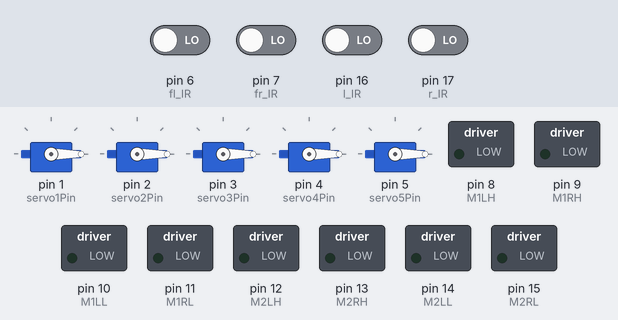
Bench run of a sketch on a simulated Arduino Uno, built with avr-gcc and run on an emulated ATmega328P. On the bench: 5 × servo, switched loads named in the sketch (green lamp = pin HIGH). The inputs (shaded band) are chosen by the test bench; at power-on: pin 6 (fl_IR), pin 7 (fr_IR), pin 16 (l_IR), pin 17 (r_IR) LOW.

Above: at 0.15 s.
At 1.2 s:
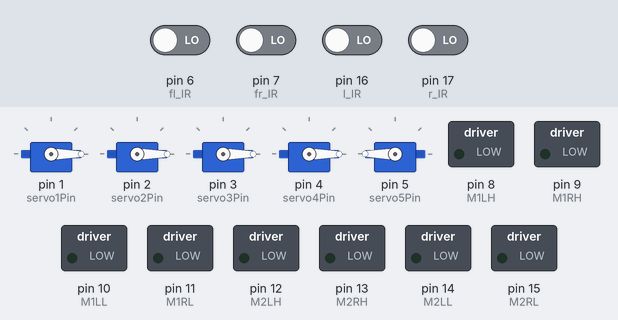
1.3 s: pin 17 (r_IR) driven HIGH
At 11.7 s:
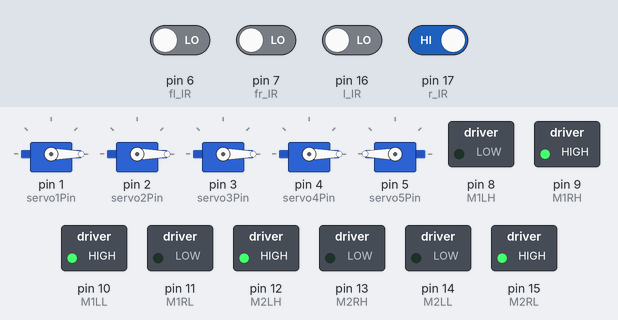
Timing chart, 0 to 13.2 s (numbered marks = the images above; inputs shaded):
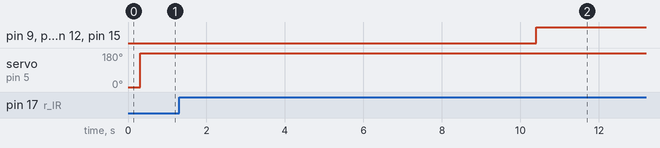

Measured:
- after the input at 1.3 s, pin 9 (M1RH), pin 10 (M1LL), pin 12 (M2LH), pin 15 (M2RL): LOW → HIGH after 9.1 s

The sketch:

Final_Code_-_NERC.ino
```cpp
//TODO
//1. Add values to armMove function calls
//2. Default position
//3. Claw movement
//4. Pins
//5. Stop Inertia - Testing
//6. Allignment speeds

#include <Servo.h>

Servo sM1,sM2,sM3,sM4,sM5;  //Servo Motor objects

//Defining Pins
//Servo Pins
#define servo1Pin 1
#define servo2Pin 2
#define servo3Pin 3
#define servo4Pin 4
#define servo5Pin 5

//IR Sensor Pins
#define fl_IR 6
#define fr_IR 7
#define l_IR 16
#define r_IR 17

//Ultrasonic Pins
#define echo 18
#define trig 19

//Motor Driver Pins
#define M1LH 8  //Left High
#define M1RH 9
#define M1LL 10
#define M1RL 11
#define M2LH 12
#define M2RH 13
#define M2LL 14
#define M2RL 15

//Declaring Variables
int count = 1;  //Tree number
long duration;  //Time taken for sound wave to return - to calculate distance
int distance;   //Wall distance
int fl_SensorState;   //Front Left IR Sensor - Front Mounted
int fr_SensorState;
int l_SensorState;    //Left IR Sensor - Side Mounted
int r_SensorState;

void setup() {
 sM1.attach(servo1Pin);
 sM2.attach(servo2Pin);
 sM3.attach(servo3Pin);
 sM4.attach(servo4Pin);
 sM5.attach(servo5Pin);
 pinMode(fl_IR, INPUT);
 pinMode(fr_IR, INPUT);
 pinMode(l_IR, INPUT);
 pinMode(r_IR, INPUT);
 pinMode(echo, INPUT);
 pinMode(trig, OUTPUT);
 pinMode(M1LH, OUTPUT);
 pinMode(M1RH, OUTPUT);
 pinMode(M1LL, OUTPUT);
 pinMode(M1RL, OUTPUT);
 pinMode(M2LH, OUTPUT);
 pinMode(M2RH, OUTPUT);
 pinMode(M2LL, OUTPUT);
 pinMode(M2RL, OUTPUT);
 Serial.begin(9600);    //For debugging purposes
}

void loop() {
//Reading Front IR Values to detect black lines
fl_SensorState = digitalRead(fl_IR);
fr_SensorState = digitalRead(fr_IR);

if (fr_SensorState == 1 && fl_SensorState  == 0)  {  //Right returns white, left returns black -> Turn Left
  left(255);
}
else if (fr_SensorState == 0 && fl_SensorState == 1) {  //Right
  right(255);
}
else if (fr_SensorState == 1 && fl_SensorState == 1) {  //Forward
  forward(255);
}

else if (fr_SensorState == 0 && fl_SensorState == 0) {   //both return black = Stop
  stop_all(); //Stops motors
  allign(); //FInal adjustments
  harvest();  //harvests fruit
}

else if (calc_distance <= 30) {   //intersection crossed
  backward(255);
}

stop_all();
delay(100);
//Robot runs in intervals of 100 milliseconds
}

void allign(){
  do {
    l_SensorState = digitalRead(l_IR);
    r_SensorState = digitalRead(r_IR);
    if (r_SensorState == 1 && l_SensorState == 0){
      left(255);
    }
    else if (r_SensorState == 1 && l_SensorState == 0){
      right(255);
    }
    else if (r_SensorState == 1 && l_SensorState == 1){
      if(calc_distance() < 17)  { //crossed the line
        backward(255);
      }
      else{
        forward(255);
      }
    }
    else if (r_SensorState == 0 && l_SensorState == 0){
      break;
    }
  } while(0);
}

int calc_distance(){
  digitalWrite(trig, LOW); //clear trigger pin from previous loop
  delayMicroseconds(5); //using Microseconds as the delay needs to be very very short - delay uses millisecond
  digitalWrite(trig, HIGH);
  delayMicroseconds(10);  //trigger pin high for 10 microsecond - sound wave sent
  digitalWrite(trig, LOW); //reset trigger pin

  duration = pulseIn(echo, HIGH);  //reading and storing time it takes for echo
  //duration contains sound travel time in microseconds

  distance = duration * 0.034 / 2; // Speed of sound wave divided by 2 (go and back)

  return distance;  //distance in cm
}

void forward(int speed_factor) { // Turns both motor CW -> forward direction
    // Motor 1 -> Clockwise
    analogWrite(M1LH, speed_factor);
    analogWrite(M1RH, 0);
    digitalWrite(M1LL, LOW);
    digitalWrite(M1RL, HIGH);

    // Motor 2 -> Clockwise
    analogWrite(M2LH, speed_factor);
    analogWrite(M2RH, 0);
    digitalWrite(M2LL, LOW);
    digitalWrite(M2RL, HIGH);
}

void backward(int speed_factor) { // Turns both motor CCW -> backward direction
    // Motor 1 -> Counter Clockwise
    analogWrite(M1LH, 0);
    analogWrite(M1RH, speed_factor);
    digitalWrite(M1LL, HIGH);
    digitalWrite(M1RL, LOW);

    // Motor 2 -> Counter Clockwise
    analogWrite(M2LH, 0);
    analogWrite(M2RH, speed_factor);
    digitalWrite(M2LL, HIGH);
    digitalWrite(M2RL, LOW);
}

void left(int speed_factor) { // Turns left motor CCW and right motor CW
    // Robot turns left around its own axis
    // Motor 1 -> Counter Clockwise
    analogWrite(M1LH, 0);
    analogWrite(M1RH, speed_factor);
    digitalWrite(M1LL, HIGH);
    digitalWrite(M1RL, LOW);

    // Motor 2 -> Clockwise
    analogWrite(M2LH, speed_factor);
    analogWrite(M2RH, 0);
    digitalWrite(M2LL, LOW);
    digitalWrite(M2RL, HIGH);
}

void right(int speed_factor) { // Turns left motor CW and right motor CCW
    // Robot turns right around its own axis
    // Motor 1 -> Clockwise
    analogWrite(M1LH, speed_factor);
    analogWrite(M1RH, 0);
    digitalWrite(M1LL, LOW);
    digitalWrite(M1RL, HIGH);

    // Motor 2 -> Counter Clockwise
    analogWrite(M2LH, 0);
    analogWrite(M2RH, speed_factor);
    digitalWrite(M2LL, HIGH);
    digitalWrite(M2RL, LOW);
}

void stop_all() { // Turns both motor off -> Stopped
    // Motor 1 -> Stop
    analogWrite(M1LH, 0);
    analogWrite(M1RH, 0);
    digitalWrite(M1LL, LOW);
    digitalWrite(M1RL, LOW);

    // Motor 2 -> Stop
    analogWrite(M2LH, 0);
    analogWrite(M2RH, 0);
    digitalWrite(M2LL, LOW);
    digitalWrite(M2RL, LOW);
}

void defaultPos(){
  armMove(0,0,0,0);
  clawOpen();
}

void armMove(int deg1,int deg2, int deg3, int deg4) {
  sM1.write(deg1);
  sM2.write(deg2);
  sM3.write(deg3);
  sM4.write(deg4);
}

void clawOpen(){
  sM5.write(0);
}

void clawClose(){
  sM5.write(180);
}

void harvest(){
  if(count == 1){
    tree1();
  }
  else if(count == 2){
    tree2();
  }
  else if(count == 3){
    tree3();
  }
  else{ //unload
    unload();
  }
  count++;
}

void fruitPick(int deg1,int deg2, int deg3, int deg4){
  armMove(deg1,deg2,deg3,deg4);
  clawClose();
}

void fruitPlace(){
  armMove(0,0,0,0);
  clawOpen();
}

void tree1(){
  fruitPick(0,0,0,0);  //1
  fruitPlace();
  fruitPick(0,0,0,0);  //2
  fruitPlace();
}

void tree2(){
  fruitPick(0,0,0,0);  //1
  fruitPlace();
  fruitPick(0,0,0,0);  //2
  fruitPlace();
  fruitPick(0,0,0,0);  //3
  fruitPlace();
}

void tree3(){
  fruitPick(0,0,0,0);  //1
  fruitPlace();
  fruitPick(0,0,0,0);  //2
  fruitPlace();
  fruitPick(0,0,0,0);  //3
  fruitPlace();
  fruitPick(0,0,0,0);  //4
  fruitPlace();
}

void unload(){
  armMove(0,0,0,0);
  clawClose();
  armMove(0,0,0,0);
  sM4.write(0);  //Claw Rotate
  delay(10000); //turn off
}
```
